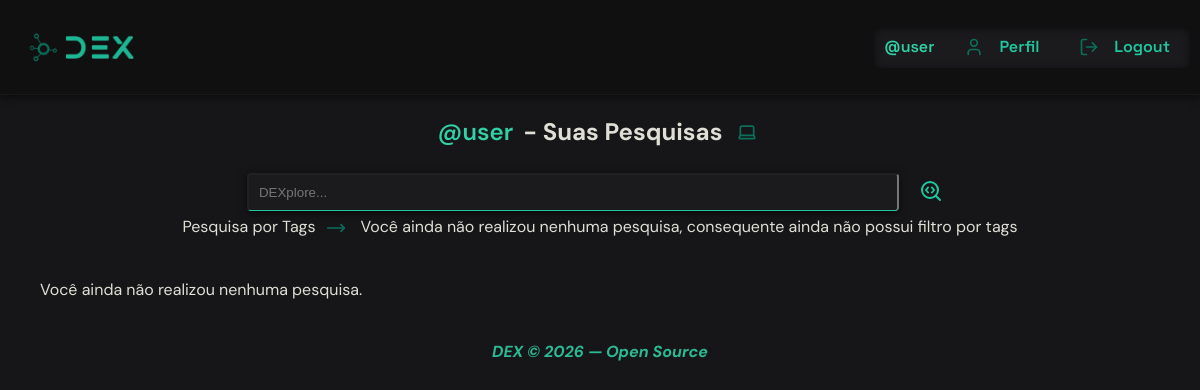
The page /profile/ (signed in) on the database as committed earlier.
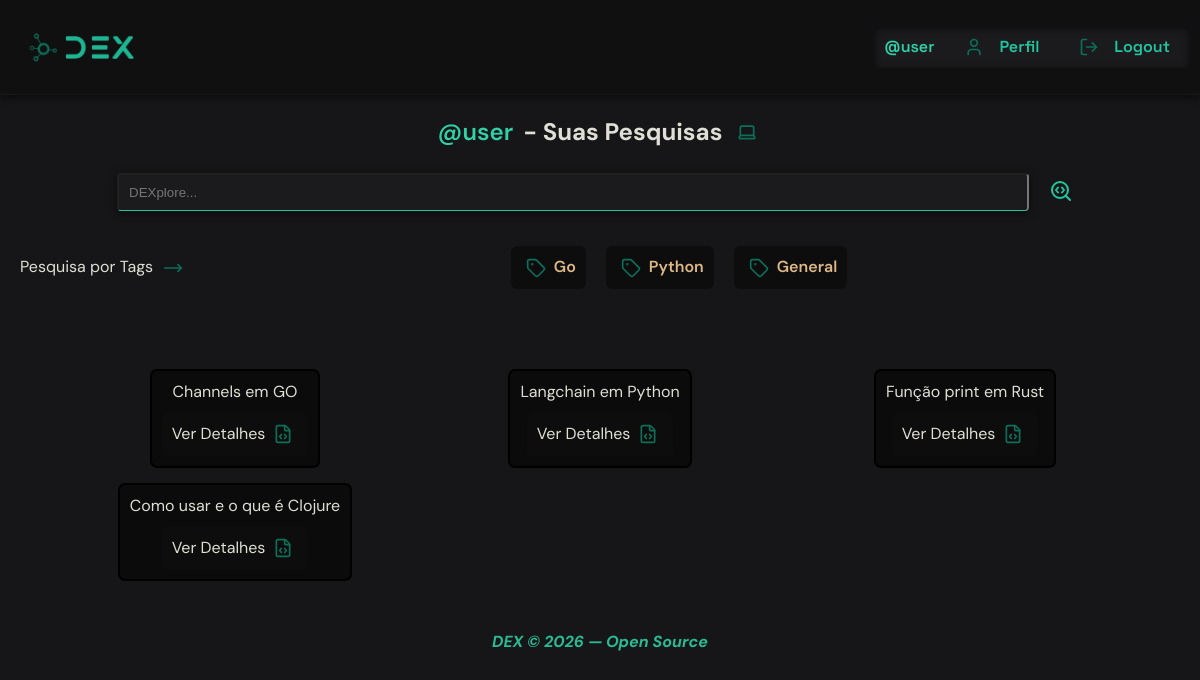
The same page on the database as committed later.
### core/models.py (models this page shows, shortened)
class Tag(models.Model):
    name = models.CharField(blank=False, null=False)

class Search(models.Model):
    user = models.ForeignKey(User, on_delete=models.CASCADE)
    tag = models.ForeignKey(Tag, on_delete=models.SET_NULL, null=True)
    slug = models.SlugField(blank=True)
    query = models.CharField(max_length=255)
    what_is = models.TextField()
    how_it_works = models.TextField()
    code_example = models.TextField()
    when_to_use = models.TextField()
    created_at = models.DateTimeField(auto_now_add=True)

### core/views.py (the view)
# urls.py: path("profile/", profile, name="profile"),
@login_required
def profile(request):
    search_query = request.GET.get("search")
    tag_filter = request.GET.get("tag")
    if tag_filter:
        searches = Search.objects.filter(user=request.user, tag__name=tag_filter)
    elif search_query:
        searches = Search.objects.filter(user=request.user, query__icontains=search_query)
    else:
        searches = Search.objects.filter(user=request.user)
    tags = Tag.objects.filter(search__user=request.user).distinct()
    return render(request, "profile.html", {"tags": tags, "searches": searches})

### core/templates/profile.html (shortened to what this page needs)
{% extends 'base.html' %}
{% load static %}
{% block css %} <link rel="stylesheet" href="{% static 'css/profile.css' %}"> {% endblock %}
{% block content%}
{% include "navbar.html" %}
<main>
    <h2 class="title"><span class="username">@{{user.username}}</span> - Suas Pesquisas <i class="icon" data-lucide="laptop"></i> </h2>
    <div class="container-searches">
        <div class="container-search">
            <form method="GET" action="{% url 'core:profile' %}" class="search-form">
                <input type="text" class="search-input" name="search" placeholder="DEXplore...">
                <button type="submit" class="search-btn"><i class="search-icon" data-lucide="search-code"></i></button>
            </form>
        </div>
        <div class="tags-container">
            <span class="title-tags">Pesquisa por Tags <i class="icon" data-lucide="move-right"></i></span>
            {% if tags %}
            {% for tag in tags %}
            <div class="tags">
                <a href="{% url 'core:profile' %}?tag={{ tag.name }}" class="tag-link">
                    <i class="icon" data-lucide="tag"></i>
                    <span class="tag-name">{{ tag.name }}</span>
                </a>
                {% endfor %}
            </div>
            {% else %}
                <p style="margin:0 auto;">Você ainda não realizou nenhuma pesquisa, consequente ainda não possui filtro por tags</p>
            {% endif %}
        </div>
    </div>
    <div class="searches">
        {% if searches %}
        <div class="cards">
            {% for search in searches %}
            <div class="card">
                <span>{{search.query}}</span>
                <a href="{% url 'core:search_detail' search.slug search.id %}" class="detail-link">Ver Detalhes <i class="icon" data-lucide="file-code"></i>  </a>
            </div>
            {% endfor %}
        </div>
        {% else %}
            <p>Você ainda não realizou nenhuma pesquisa.</p>
        {% endif %}
    </div>
    <footer>
        <p class="copyright">DEX © 2026 — Open Source</p>
    </footer>
</main>
{% endblock %}

### core/templates/base.html (shortened to what this page needs)
{% load static %}
<!DOCTYPE html>
<html lang="pt-br">
<head>
    <link rel="stylesheet" href="{% static 'css/base.css' %}">
    <link rel="stylesheet" href="{% static 'css/navbar.css' %}">
    {% block css %}{% endblock %}
</head>
<body>
    {% block content %}
    {% endblock %}
</body>
</html>

### core/templates/navbar.html (shortened to what this page needs)
{% load static %}
<header>
    <a href="{% url 'core:home' %}">
        <div class="img-wrapper">
            <img src="{% static 'images/dex-logo.png' %}" class="dex-logo" alt="DEX Logo">
        </div>
    </a>
    <nav class="navbar">
        {% if user.is_authenticated %}
        <span class="username">@{{user.username}}</span>
        <div class="nav-link-icon">
            <i class="icon" data-lucide="user"></i>
            <a href="{% url 'core:profile' %}" class="nav-link">Perfil</a>
        </div>
        <div class="nav-link-icon">
            <i class="icon" data-lucide="log-out"></i>
            <a href="{% url 'core:logout' %}" class="nav-link">Logout</a>
        </div>
        {% endif %}
    </nav>
</header>

### core/static/css/base.css (style rules this page uses)
:root { --text-color: #dfdfd6; --code-background-color: #161618; }
* { padding: 0; margin: 0; box-sizing: border-box; }
html { font-size: 62.5%; scroll-behavior: smooth; }
body { background-color: var(--code-background-color); color: var(--text-color); font-size: 1.6rem; line-height: 1.4; }

### core/static/css/navbar.css (style rules this page uses)
:root { --nav-link-color: #20C7A1; }
header { background-color: #101011; font-family: "Space Grotesk", sans-serif; width: 100%; height: auto; padding: 1rem; display: flex; align-items: center; justify-content: space-between; gap: 2rem; border-bottom: solid 1px rgba(32, 32, 32, 0.50); box-shadow: 0 2px 8px rgba(0, 0, 0, 0.6); }
.img-wrapper { display: flex; align-items: center; }
.dex-logo { height: auto; width: 15rem; object-fit: contain; }
.navbar { background-color: #1b1b1e; display: flex; align-items: center; justify-content: center; gap: 1.5rem; padding: 0.5rem 1rem; box-shadow: inset 0 2px 10px rgba(0, 0, 0, 0.6); border-radius: 0.4rem; }
.nav-link-icon { display: flex; gap: 1rem; padding: 0.5rem 1rem; align-items: center; justify-content: center; }
.username { color: var(--nav-link-color); }
.nav-link { color: var(--nav-link-color); text-decoration: none; font-weight: 600; transition: all 0.3s ease-in-out; cursor: pointer; }
.icon { color: #0b6f59; }

### core/static/css/profile.css (style rules this page uses)
main { font-family: "DM Sans", sans-serif; display: flex; flex-direction: column; align-items: center; justify-content: center; gap: 2rem; padding: 2rem; margin: 0 auto; }
.title { display: flex; align-items: center; justify-content: center; gap: 1rem; }
.title-searchs, .title-tags { display: flex; align-items: center; gap: 0.5rem; }
.username { color: #31d0a6; font-weight: 600; }
.icon { height: 2rem; width: 3rem; }
.container-search { width: 100%; display: flex; align-items: center; justify-content: center; gap: 1rem; }
.search-form { display: flex; align-items: center; justify-content: center; width: 100%; gap: 1rem; margin: 0 auto; padding: 0.5rem 1rem; }
.search-input { width: 80%; color: #dfdfd6; background-color: #1b1b1e; transition: all 0.3s ease-in-out; border-bottom: solid 1px #20C7A1; box-shadow: 0 2px 8px rgba(0, 0, 0, 0.6); padding: 1rem; border-radius: 0.4rem; }
.search-input { color: #dfdfd6; }
.search-btn { outline: none; cursor: pointer; background-color: transparent; border: none; transition: all 0.3s ease-in-out; padding: 0.5rem 1rem; border-radius: 0.4rem; }
.search-icon { color: #20C7A1; }
.tags-container { flex-wrap: wrap; display: flex; align-items: center; justify-content: center; gap: 1rem; margin: 0 auto; }
.tags { display: flex; align-items: center; justify-content: center; gap: 1rem; margin: 0 auto; padding: 1rem; flex-wrap: wrap; }
.tag-link { text-decoration: none; display: flex; align-items: center; justify-content: center; gap: 0.3rem; cursor: pointer; background-color: rgb(14, 13, 13); padding: 1rem; border-radius: 0.6rem; transition: all 0.3s ease-in-out; }
.tag-name { color: burlywood; font-weight: 600; }
.searches { width: 100%; margin: 0 auto; padding: 2rem; }
.cards { display: grid; grid-template-columns: repeat(3, 1fr); gap: 1.5rem; width: 100%; margin: 0 auto; padding: 2rem; }
.card { display: flex; flex-direction: column; align-items: center; justify-content: center; margin: 0 auto; padding: 1rem; border-radius: 0.7rem; border: 2px solid black; background-color: #0b0b0c; gap:1rem; }
.detail-link { text-decoration: none; color: inherit; display: flex; align-items: center; justify-content: center; gap: 0.3rem; cursor: pointer; background-color: rgb(14, 13, 13); padding: 1rem; border-radius: 0.6rem; transition: all 0.3s ease-in-out; }
.copyright { color: #2cba94; font-style:italic; font-weight: bold; }

Rows that differ between the two databases and show on the page:
added Tag: name "Go"
added Tag: name "Python"
added Tag: name "General"
added Search: query "Channels em GO"
added Search: query "Langchain em Python"
added Search: query "Função print em Rust"
added Search: query "Como usar e o que é Clojure"
Other text that changed with them:
text no longer shown: "Você ainda não realizou nenhuma pesquisa, consequente ainda não possui filtro por tags Você ainda não realizou nenhuma pesquisa."
